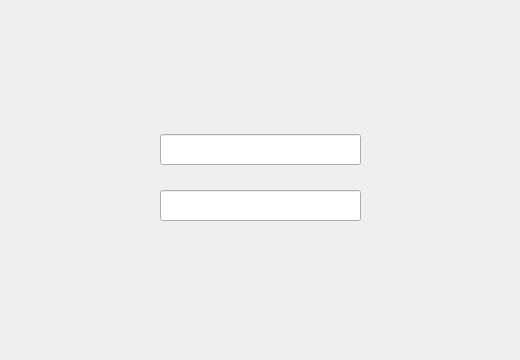
<?xml version="1.0" encoding="UTF-8"?>
<ui version="4.0">
 <class>Widget</class>
 <widget class="QWidget" name="Widget">
  <property name="geometry">
   <rect>
    <x>0</x>
    <y>0</y>
    <width>520</width>
    <height>360</height>
   </rect>
  </property>
  <property name="minimumSize">
   <size>
    <width>520</width>
    <height>360</height>
   </size>
  </property>
  <property name="windowTitle">
   <string>Widget</string>
  </property>
  <property name="styleSheet">
   <string notr="true"/>
  </property>
  <widget class="DynamicUnderlineLineEdit" name="lineEdit_3">
   <property name="geometry">
    <rect>
     <x>160</x>
     <y>134</y>
     <width>201</width>
     <height>31</height>
    </rect>
   </property>
   <property name="sizePolicy">
    <sizepolicy hsizetype="Expanding" vsizetype="Expanding">
     <horstretch>0</horstretch>
     <verstretch>0</verstretch>
    </sizepolicy>
   </property>
   <property name="text">
    <string/>
   </property>
  </widget>
  <widget class="DynamicUnderlineLineEdit" name="lineEdit_2">
   <property name="geometry">
    <rect>
     <x>160</x>
     <y>190</y>
     <width>201</width>
     <height>31</height>
    </rect>
   </property>
   <property name="sizePolicy">
    <sizepolicy hsizetype="Expanding" vsizetype="Expanding">
     <horstretch>0</horstretch>
     <verstretch>0</verstretch>
    </sizepolicy>
   </property>
   <property name="text">
    <string/>
   </property>
  </widget>
 </widget>
 <customwidgets>
  <customwidget>
   <class>DynamicUnderlineLineEdit</class>
   <extends>QLineEdit</extends>
   <header location="global">dynamicunderlinelineedit.h</header>
  </customwidget>
 </customwidgets>
 <resources/>
 <connections/>
</ui>
